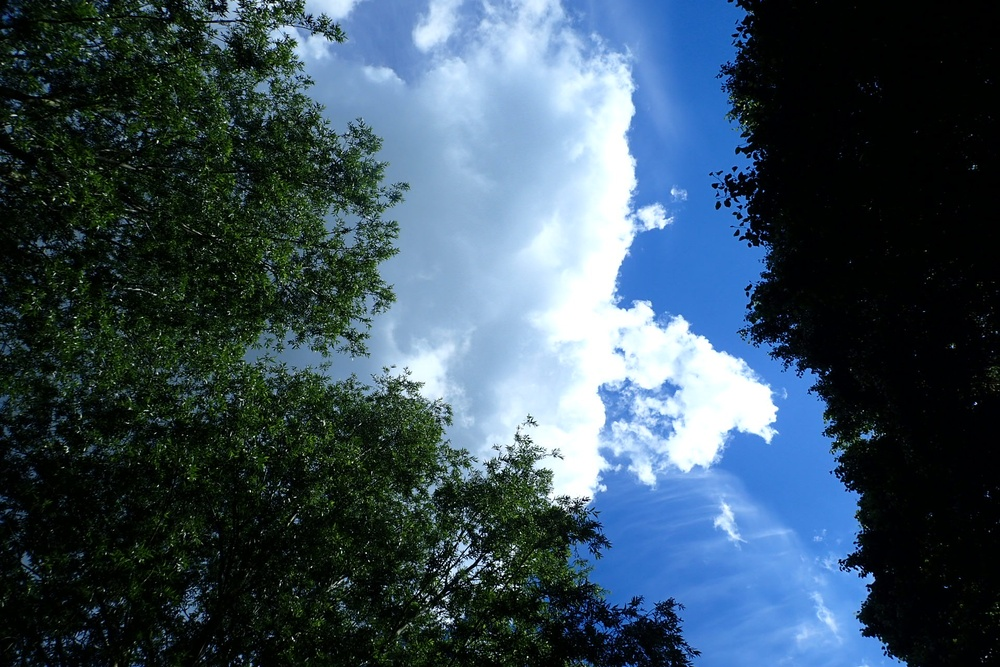
#> input picture data/raw/P6200003.JPG, 1000 x 667 px, shrunk from 1920 x 1280 before the run, found by its file name
$ jupyter execute canopy_cover.ipynb   (shell and % lines are left out)
#> lines starting #> are read from the running program, lines starting #| are printed output that depends on the picture; after the words box and inside, x2 and y2 are one past the last pixel; in counts of white or black regions, pixels touching at a corner belong together
# Estimating Canopy Cover from Images

1. Get the image with `imageio`.
2. Crop the image so that it is circle,
   the diameter of which is the same size as the smallest dimension of the image.
   Then it doesn't matter if the orientation of the camera changes.
   Two picture taken from the same position should have the same result,
   even if the second picture is taken at 90 degrees to the first.
2. Convert to grey scale with `skimage`.
3. Don't blur the image because we aren't trying to detect edges or features.
3. Take a look at the histogram and guess the threshold.
4. Find the boundary between light and dark
   (Otsu's method <https://en.wikipedia.org/wiki/Otsu%27s_method> in `skimage`).
5. Set everything above and below the boundary to either black or white (binary mask).
6. Count the percentage of pixels that are black.

[cell 1]

import imageio.v3 as iio
import numpy
import skimage
from matplotlib import pyplot
from skimage import draw

# Get the image

Using `imageio.v3.imread` because I hear tell that the `io.imread` in `skimage`
can alter the image when it is read.
Besides the `imageio.v3.imread` has more options.

[cell 2]
"""Look at the images"""
CANOPY_IMAGE = iio.imread(
    uri="../../data/raw/2019-06/P6200003.JPG"
)
#> CANOPY_IMAGE is the input picture: shape (667, 1000, 3); mean R, G, B 58.2, 78.7, 93.5

## Circular Mask

Get the size of the image and create a circular mask.
Take a look at the mask to make sure it looks plausible.

[cell 3]
height, width = CANOPY_IMAGE.shape[:2]
diameter = min(height, width)
radius = diameter // 2
center_y, center_x = height // 2, width // 2
# Create a mask with a circle
mask = numpy.zeros((height, width), dtype=bool)
rr, cc = draw.disk((center_y, center_x), radius, shape=mask.shape)
mask[rr, cc] = True

figure, axes = pyplot.subplots(figsize=(8,3))
axes.imshow(mask)
axes.axis('on')
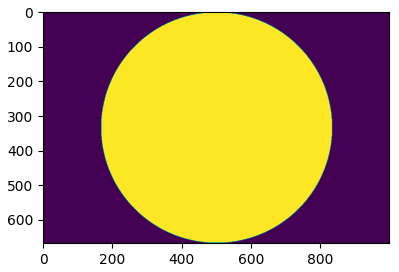
#> figure drawn by matplotlib, 1 panel

### Count the Mask Pixels

The number of pixels in the mask.

[cell 4]
mask_pixels = numpy.sum(mask)
print(mask_pixels)

## Convert to Gray Scale

And take a look.

[cell 5]
CANOPY_IMAGE_IN_GRAYSCALE = skimage.color.rgb2gray(CANOPY_IMAGE)
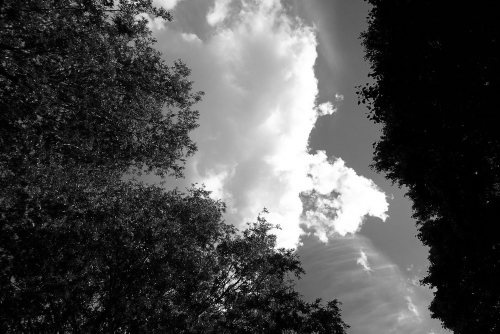
#> CANOPY_IMAGE_IN_GRAYSCALE: shape (667, 1000) float64 (shown at 1/2 size); min 0, max 1, mean 0.296

fig, axes = pyplot.subplots(1, 2, figsize=(8, 3))  # Adjust DPI if needed
axes[0].imshow(CANOPY_IMAGE)
axes[0].axis('on')

axes[1].imshow(CANOPY_IMAGE_IN_GRAYSCALE, cmap=pyplot.cm.gray)
axes[1].axis('on')

pyplot.show()
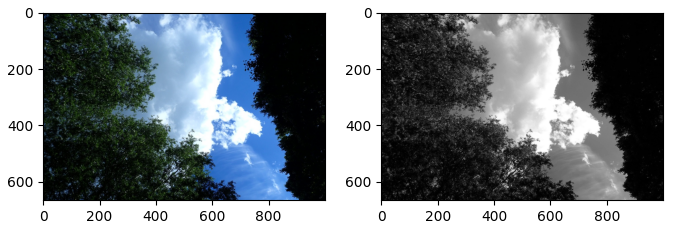
#> figure drawn by matplotlib, 2 panels

For reference these are the available `cmap` options.

[cell 6]
"""Show the color maps"""
TRUNCATED_LIST_OF_COLOR_MAPS = pyplot.cm._colormaps()[:9]
print(TRUNCATED_LIST_OF_COLOR_MAPS)

Look at the histogram of the luminance distribution.

[cell 7]
"""Look at the histogram."""
histogram, bin_edges = numpy.histogram(CANOPY_IMAGE_IN_GRAYSCALE, bins=256, range=(0, 1))
#> histogram = 256 values, max 68928 at index 1, min 665 at index 240, mean 2605.5; bin_edges = 257 values from 0 to 1

fig, ax = pyplot.subplots()
ax.set_title("Grayscale Histogram")
ax.set_xlabel("grayscale value")
ax.set_ylabel("pixel count")
ax.set_xlim([0.0, 1.0])

ax.plot(bin_edges[:-1], histogram)
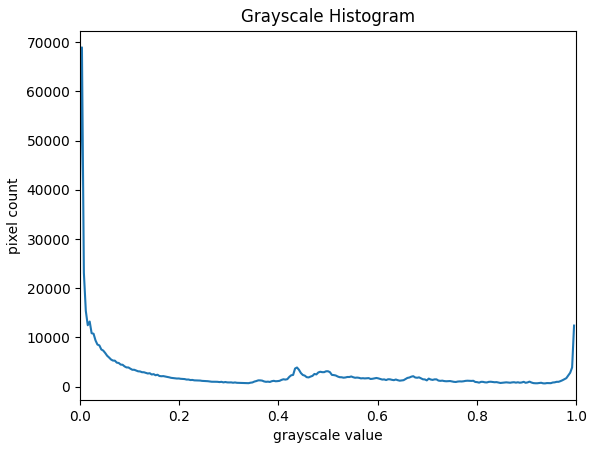
#> figure drawn by matplotlib, 1 panel; curve peaks at x = 0.00391, y = 68928

Create a binary mask with the threshold of 0.5 and take a look at ti.

[cell 8]
"""Create the binary mask"""
THRESHOLD = 0.4
BINARY_MASK = CANOPY_IMAGE_IN_GRAYSCALE < THRESHOLD
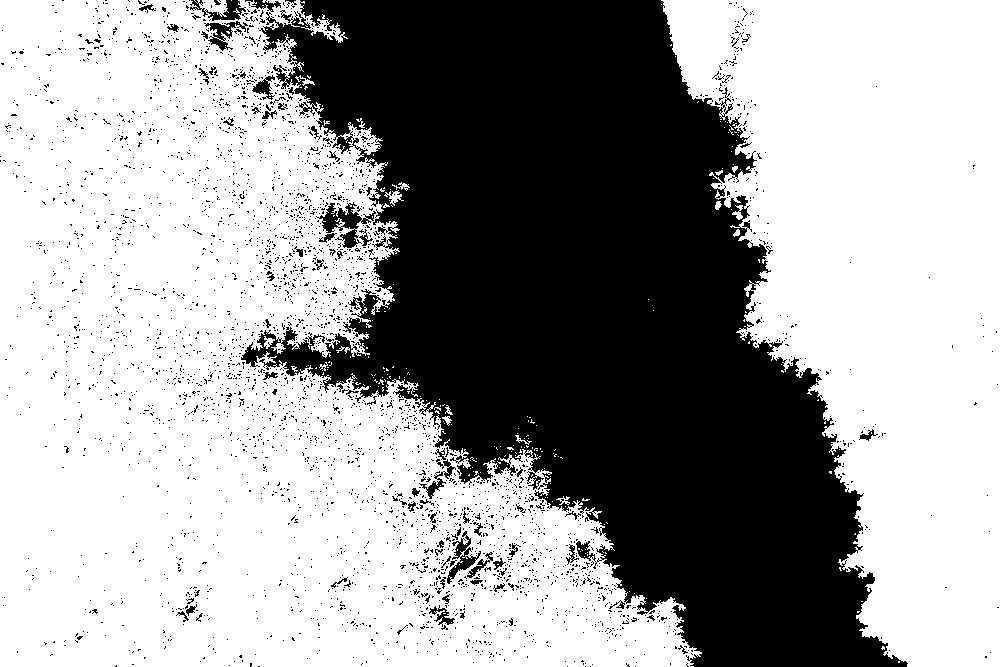
#> BINARY_MASK: shape (667, 1000) bool; 63.1% white; 3682 black regions (3605 under 20 px), largest, box (x1, y1, x2, y2) and area: (241, 0, 908, 667) 231385, (316, 202, 376, 248) 978, (447, 531, 481, 584) 522

fig, axes = pyplot.subplots(1, 2, figsize=(8, 3))  # Adjust DPI if needed
axes[0].imshow(CANOPY_IMAGE)
axes[0].axis('on')

axes[1].imshow(BINARY_MASK, cmap=pyplot.cm.gray)
axes[1].axis('on')

pyplot.show()

[cell 9]
"""Determine the threshold using Otsu's method"""

calculated_threshold = skimage.filters.threshold_otsu(CANOPY_IMAGE_IN_GRAYSCALE)
#> calculated_threshold = 0.361
calculated_threshold = round(calculated_threshold, 2)
#> calculated_threshold = 0.36
BINARY_MASK = CANOPY_IMAGE_IN_GRAYSCALE < calculated_threshold
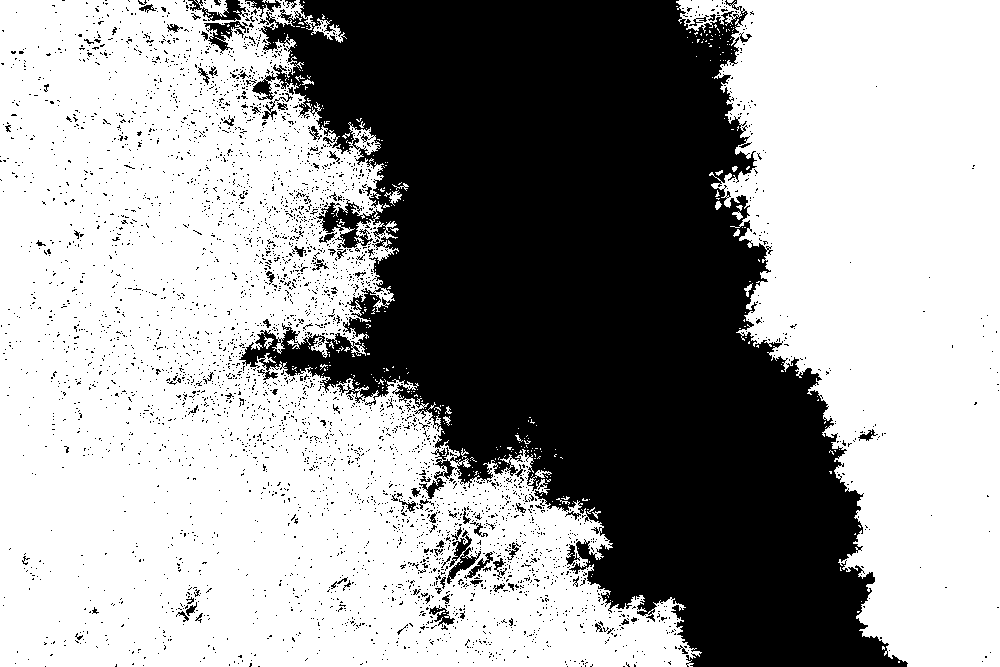
#> BINARY_MASK: shape (667, 1000) bool; 61.4% white; 4156 black regions (4057 under 20 px), largest, box (x1, y1, x2, y2) and area: (239, 0, 908, 667) 241566, (447, 530, 481, 584) 570, (188, 0, 248, 21) 526

fig, axes = pyplot.subplots(1, 2, figsize=(8, 3))  # Adjust DPI if needed
axes[0].imshow(CANOPY_IMAGE)
axes[0].axis('on')

axes[1].set_title(f'Calculated Threshold {calculated_threshold}')
axes[1].imshow(BINARY_MASK, cmap=pyplot.cm.gray)
axes[1].axis('on')

pyplot.show()

## Canopy Pixels in the Mask

Get the number of pixels with canopy cover,
in the masked area.

[cell 10]
""""""
MASKED_IMAGE = mask * BINARY_MASK
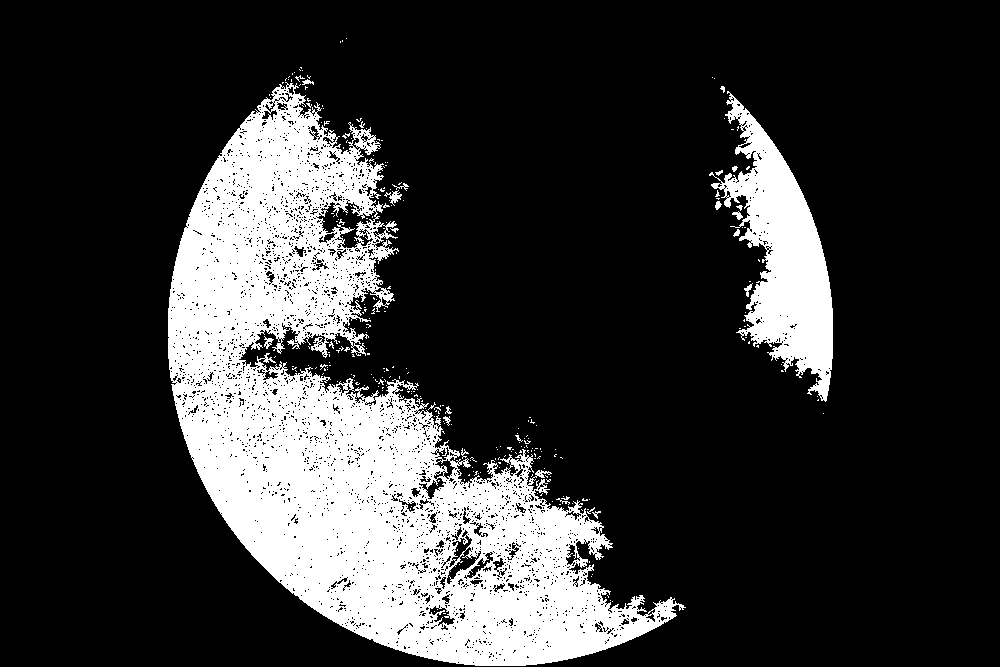
#> MASKED_IMAGE: shape (667, 1000) bool; 20% white; 288 white regions (265 under 20 px), largest, box (x1, y1, x2, y2) and area: (168, 82, 686, 666) 116232, (709, 91, 833, 402) 15889, (384, 190, 402, 206) 106

figure, axes = pyplot.subplots(figsize=(8,3))
axes.imshow(MASKED_IMAGE)

Now we can count the 1s in the image.

[cell 11]
"""Actually calculate the canopy cover."""
CANOPY_PIXELS_IN_MASK = numpy.sum(MASKED_IMAGE)
#> CANOPY_PIXELS_IN_MASK = 133718
print(f"Total pixels of canopy {CANOPY_PIXELS_IN_MASK:,}")
#| Total pixels of canopy 133,718

percentage_canopy_cover = CANOPY_PIXELS_IN_MASK/mask_pixels
#> percentage_canopy_cover = 0.384

print(f"Percentage canopy cover {percentage_canopy_cover:.2f}")
#| Percentage canopy cover 0.38

$ run again, with data/raw/P2010007.JPG copied over data/raw/P6200003.JPG
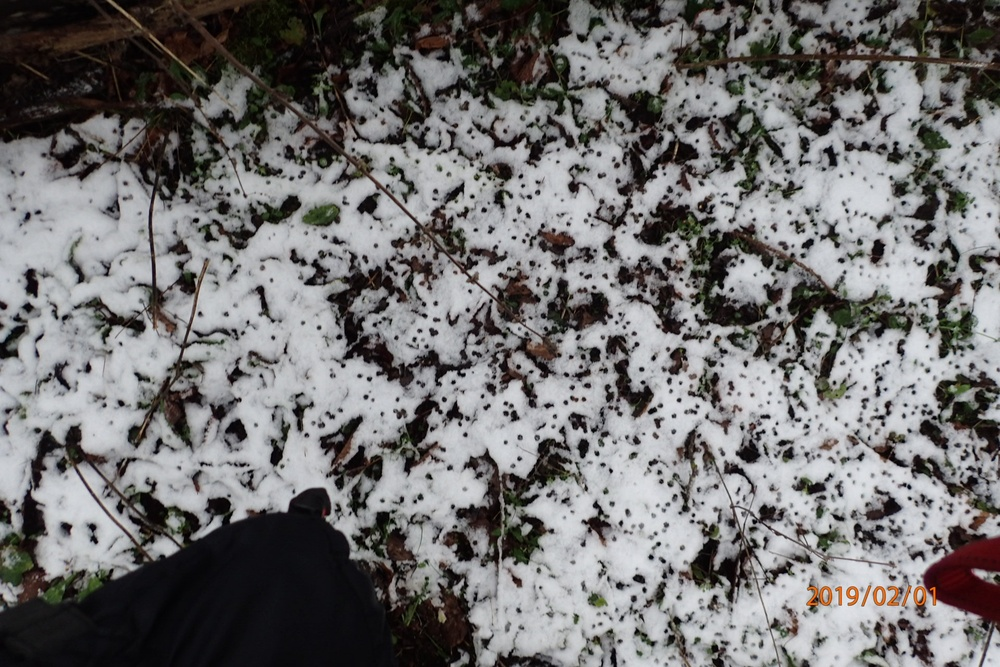
#> input picture data/raw/P2010007.JPG, 1000 x 667 px, shrunk from 1920 x 1280 before the run, found by its file name
#> CANOPY_IMAGE is the input picture: shape (667, 1000, 3); mean R, G, B 113.9, 112.6, 112.8
#> histogram = 256 values, max 11735 at index 13, min 0 at index 234, mean 2605.5; bin_edges = 257 values from 0 to 1
#> `BINARY_MASK = CANOPY_IMAGE_IN_GRAYSCALE < THRESHOLD`:
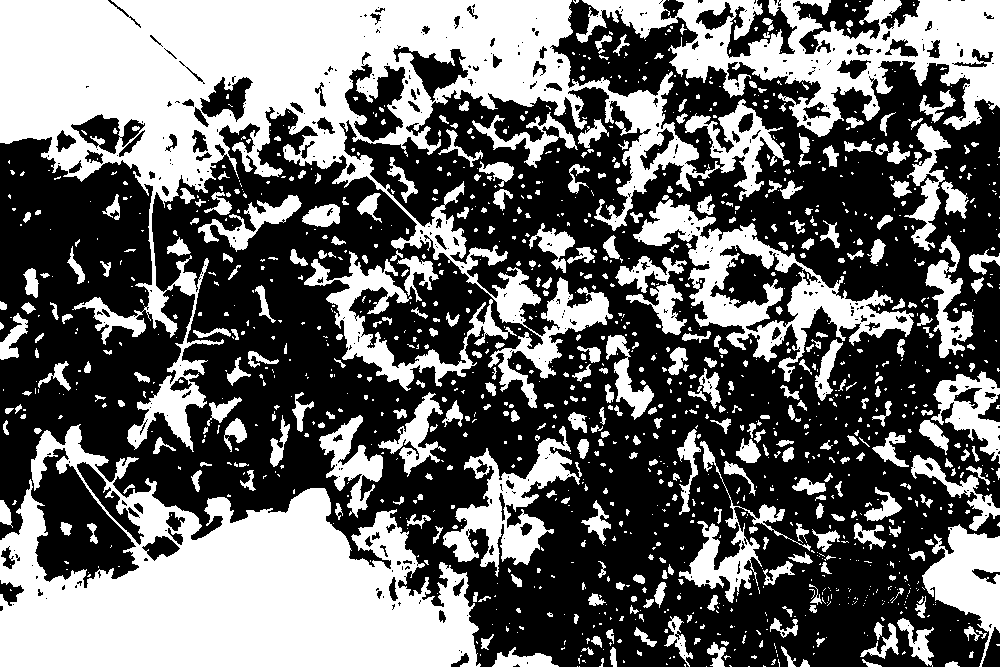
#> BINARY_MASK: shape (667, 1000) bool; 41.8% white; 1323 white regions (926 under 20 px), largest, box (x1, y1, x2, y2) and area: (0, 0, 790, 452) 95363, (0, 424, 481, 667) 62992, (576, 0, 1000, 137) 23360
#> `calculated_threshold = skimage.filters.threshold_otsu(CANOPY_IMAGE_IN_..`: calculated_threshold = 0.396
#> `calculated_threshold = round(calculated_threshold, 2)`: calculated_threshold = 0.4
#> `MASKED_IMAGE = mask * BINARY_MASK`:
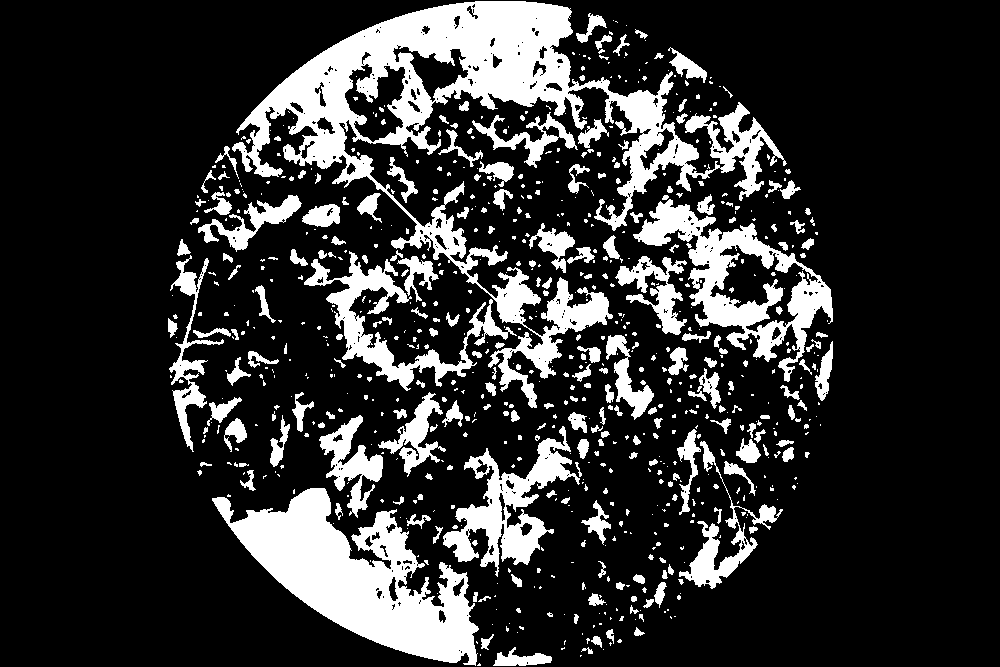
#> MASKED_IMAGE: shape (667, 1000) bool; 19.3% white; 768 white regions (516 under 20 px), largest, box (x1, y1, x2, y2) and area: (232, 1, 787, 408) 43105, (212, 488, 479, 666) 20587, (633, 199, 833, 382) 10191
#> CANOPY_PIXELS_IN_MASK = 128633
#| Total pixels of canopy 128,633
#> percentage_canopy_cover = 0.369
#| Percentage canopy cover 0.37

$ run again, with data/raw/P2010008.JPG copied over data/raw/P6200003.JPG
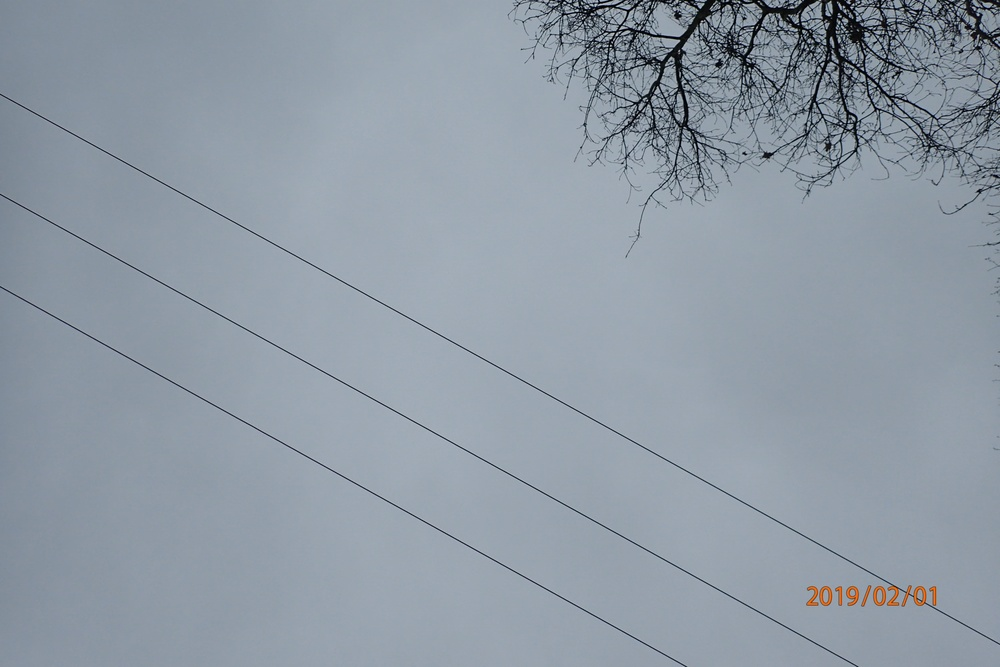
#> input picture data/raw/P2010008.JPG, 1000 x 667 px, shrunk from 1920 x 1280 before the run, found by its file name
#> CANOPY_IMAGE is the input picture: shape (667, 1000, 3); mean R, G, B 143.7, 154.4, 165.5
#> histogram = 256 values, max 30171 at index 165, min 0 at index 205, mean 2605.5; bin_edges = 257 values from 0 to 1
#> `BINARY_MASK = CANOPY_IMAGE_IN_GRAYSCALE < THRESHOLD`:
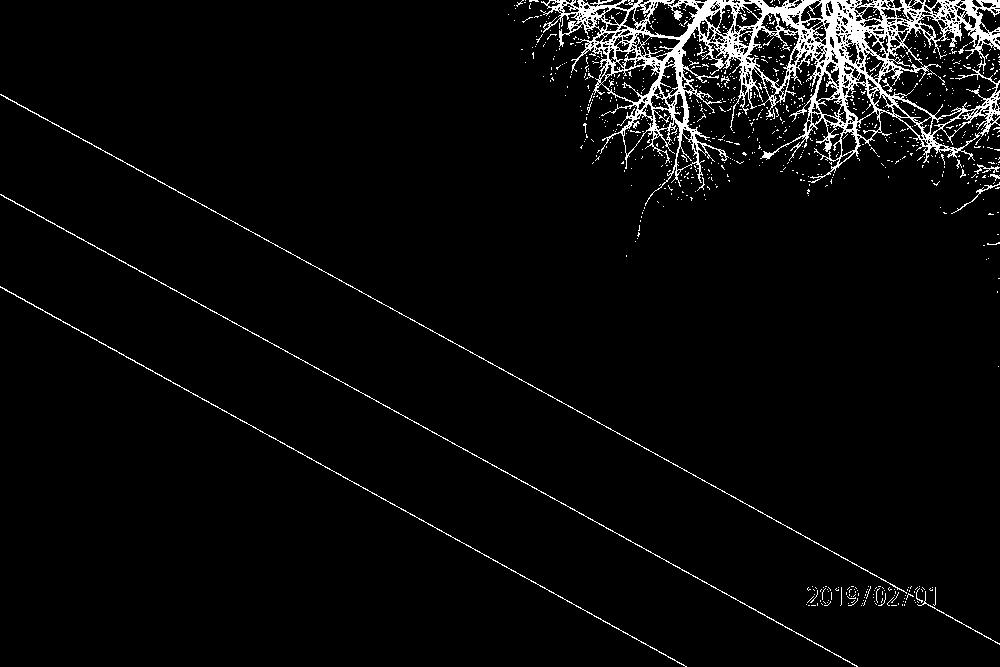
#> BINARY_MASK: shape (667, 1000) bool; 4.1% white in thin lines or dots
#> `calculated_threshold = skimage.filters.threshold_otsu(CANOPY_IMAGE_IN_..`: calculated_threshold = 0.423
#> `calculated_threshold = round(calculated_threshold, 2)`: calculated_threshold = 0.42
#> `MASKED_IMAGE = mask * BINARY_MASK`:
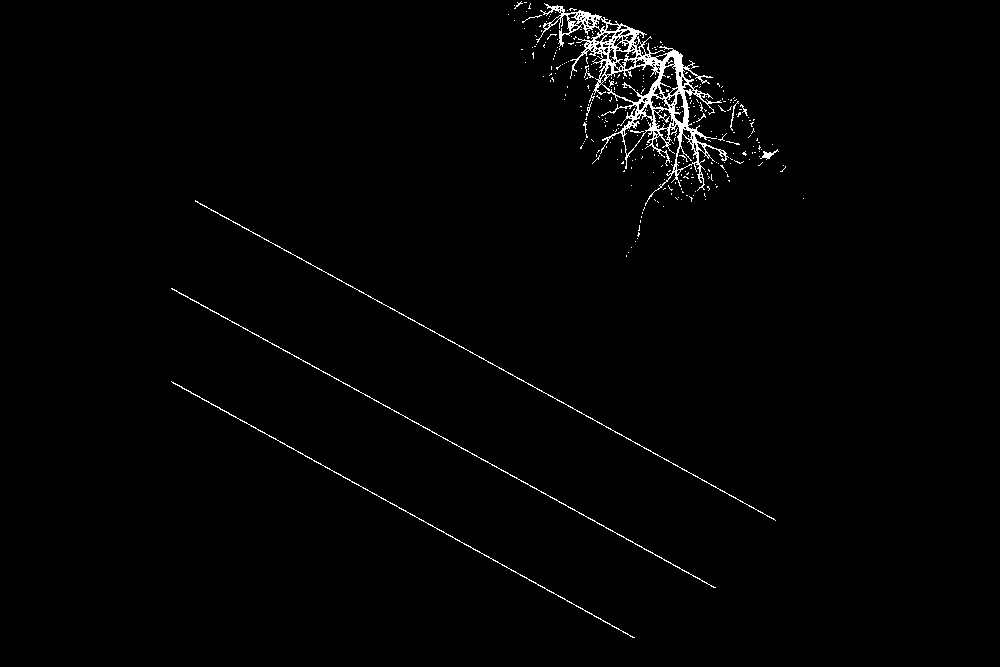
#> MASKED_IMAGE: shape (667, 1000) bool; 1.3% white in thin lines or dots, all inside (x1, y1, x2, y2) = (171, 1, 804, 638)
#> CANOPY_PIXELS_IN_MASK = 8932
#| Total pixels of canopy 8,932
#> percentage_canopy_cover = 0.0256
#| Percentage canopy cover 0.03
